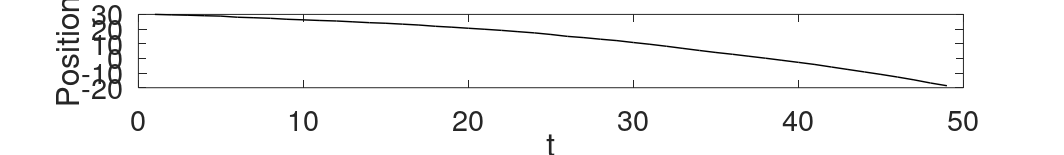
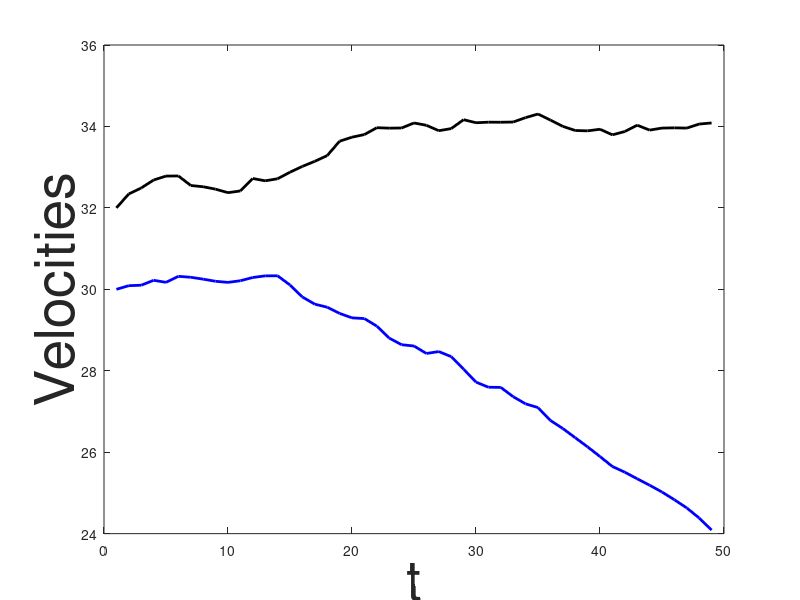

Here is the MATLAB script that generated these plots, in order: (Note: this script raises an error after producing the figures.)
close all; clear all;

SimTime = 500;
num_cstate = 4;
num_q = 3;

MatlabSimfile_Discrete = fopen('OutFiles/MatlabSimfile_Discrete.txt', 'r');
SimData_discrete = fscanf(MatlabSimfile_Discrete, '%f', [9 inf]);
fclose(MatlabSimfile_Discrete);
q_sim = SimData_discrete(1, :)';
x_sim = SimData_discrete(2:1+num_cstate, :)';
b_sim = SimData_discrete((num_cstate+2):(1+num_cstate+num_q), :);
control = SimData_discrete(end, :)';

mode = {'oblivious', 'aggressive', 'courteous'};%, 'reasonable'};
driver_mode = q_sim(1);


%%
figureposition = [0 500 2048 300]; figurelinewidth = 1.5; figurefontsize = 40; markersize = 8;
savedir = './figures/';

% draw (x_t(1) - x_t(3))
figure('Position', figureposition)
plot(x_sim(:, 1) - x_sim(:, 3), 'k', 'LineWidth', figurelinewidth+0.5); hold on;
%plot(x_sim(:, 3), 'b', 'LineWidth', figurelinewidth+0.5); hold on;
xlabel('t', 'FontSize', figurefontsize);
ylabel('Position', 'FontSize', figurefontsize);
%title('x(t)', 'FontSize', figurefontsize);hold on;
%legend('x_1(t)', 'x_2(t)', 'Location', [.9,.7,.1,.2]);
set(gca, 'FontSize', figurefontsize);
savepath = [savedir 'positions_MPC_' driver_mode '.png'];
set(gcf,'PaperPositionMode','auto'); print(gcf, '-dpng', savepath);

% draw (x_t(2), x_t(4))
figure('Position', figureposition)
plot(x_sim(:, 2), 'b', 'LineWidth', figurelinewidth+0.5); hold on;
plot(x_sim(:, 4), 'k', 'LineWidth', figurelinewidth+0.5);
xlabel('t', 'FontSize', figurefontsize); ylabel('Velocities', 'FontSize', figurefontsize);
%title('v(t)', 'FontSize', figurefontsize);hold on;
legend('v_1(t)', 'v_2(t)', 'Location', [.9,.7,.1,.2]);
set(gca, 'FontSize', figurefontsize);
savepath = [savedir 'velocities_MPC_' driver_mode '.png'];
set(gcf,'PaperPositionMode','auto'); print(gcf, '-dpng', savepath);

%draw P(t);
figure('Position', figureposition)
plot(b_sim(1, :), 'k', 'LineWidth', figurelinewidth); hold on;
plot(b_sim(2, :), 'b', 'LineWidth', figurelinewidth);
plot(b_sim(3, :), 'r', 'LineWidth', figurelinewidth);
xlabel('t', 'FontSize', figurefontsize); ylabel('P_t', 'FontSize', figurefontsize-5);
%title('P(q=0, t)', 'FontSize', figurefontsize);hold on;
legend('Oblivious', 'Aggressive', 'Courteous', 'Location', [.85,.6,.1,.2]);
set(gca,'YLim',[0 1], 'FontSize', figurefontsize);
savepath = [savedir 'P_t_HMSHS_' driver_mode '.png'];
set(gcf,'PaperPositionMode','auto'); print(gcf, '-dpng', savepath);

% draw sigma(t)
figure('Position', figureposition)
plot(control, 'b', 'LineWidth', figurelinewidth);
xlabel('t', 'FontSize', figurefontsize); ylabel('sigma_1', 'FontSize', figurefontsize);
%title('\sigma (t)', 'FontSize', figurefontsize);hold on;
% set(gca,'YLim',[-0.5 2.5], 'FontSize', figurefontsize, ...
%     'YTick',[0 1 2], 'YTickLabel',['u = 0 '; 'u = 1 '; 'u = -1']);
savepath = [savedir 'sigmas_MPC_' driver_mode '.png'];
set(gcf,'PaperPositionMode','auto'); print(gcf, '-dpng', savepath);


%%
if(1)
    
figure('Position', figureposition)
change_lane_pos = -50;
left_most_pos = -510;
savepath = [savedir 'LaneMergingSim_MPC_' driver_mode '.avi'];
LaneMergingVideo = VideoWriter(savepath);
LaneMergingVideo.FrameRate = 20;
open(LaneMergingVideo);
for i = 1:size(x_sim, 1)
    plot([left_most_pos, change_lane_pos], [0, 0], 'k', 'LineWidth', figurelinewidth + 3); hold on;
    plot([left_most_pos, 50], [2, 2], 'k', 'LineWidth', figurelinewidth + 3);
    plot([left_most_pos, change_lane_pos], [-2, -2], 'k', 'LineWidth', figurelinewidth + 3);
    plot([change_lane_pos, 0], [-2, 0], 'k', 'LineWidth', figurelinewidth + 3);
    plot([0, 50], [0, 0], 'k', 'LineWidth', figurelinewidth + 3);
    title(['A ' mode{floor(q_sim(1)/3)+1} ' driver vs MPC.'], 'FontSize', figurefontsize);
    set(gca,'XLim', [left_most_pos 50], 'FontSize', figurefontsize);
    length_car = 7;
    width_car = 0.4;
    
    rectangle('Position', [x_sim(i, 1) - length_car*0.5, 1 - width_car*0.5, length_car, width_car], ...
        'FaceColor', 'b');
    if(x_sim(i, 3) < change_lane_pos)
        rectangle('Position', [x_sim(i, 3) - length_car*0.5, -1 - width_car*0.5, length_car, width_car], ...
            'FaceColor', 'k');
    elseif(x_sim(i, 3) >= change_lane_pos && x_sim(i, 3) < 0)
        y_tmp = - 2 / change_lane_pos * (x_sim(i, 3) - change_lane_pos/2);
        rectangle('Position', [x_sim(i, 3) - length_car*0.5, y_tmp - width_car*0.5, length_car, width_car], ...
            'FaceColor', 'k');
    else 
        rectangle('Position', [x_sim(i, 3) - length_car*0.5, 1 - width_car*0.5, length_car, width_car], ...
            'FaceColor', 'k');
    end
    hold off;
    frame = getframe(gcf);
    writeVideo(LaneMergingVideo, frame);
%     pause(1/LaneMergingVideo.FrameRate);
end

close(LaneMergingVideo);
 
    
end